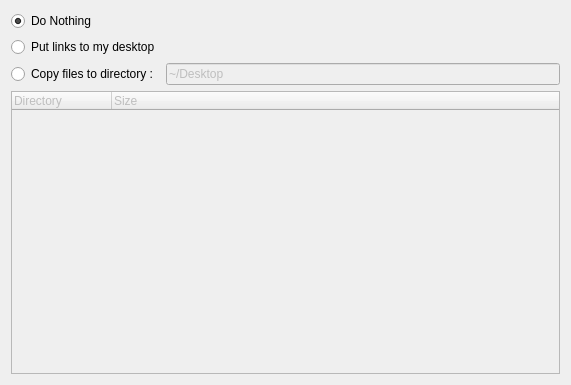
<?xml version="1.0" encoding="UTF-8"?>
<ui version="4.0">
 <class>userFilesWidget</class>
 <widget class="QWidget" name="userFilesWidget">
  <property name="geometry">
   <rect>
    <x>0</x>
    <y>0</y>
    <width>571</width>
    <height>385</height>
   </rect>
  </property>
  <property name="windowTitle">
   <string>Form</string>
  </property>
  <layout class="QVBoxLayout" name="verticalLayout">
   <item>
    <layout class="QGridLayout" name="gridLayout">
     <item row="0" column="0">
      <widget class="QRadioButton" name="nothing">
       <property name="toolTip">
        <string extracomment="Does not use your old files. &lt;br&gt;You can still access them from their old location."/>
       </property>
       <property name="text">
        <string>Do Nothing</string>
       </property>
       <property name="checked">
        <bool>true</bool>
       </property>
      </widget>
     </item>
     <item row="1" column="0">
      <widget class="QRadioButton" name="link">
       <property name="enabled">
        <bool>true</bool>
       </property>
       <property name="toolTip">
        <string extracomment="Does not copy your files. Instead, it puts shortcuts of your existing folders to your desktop for easy access.&lt;br&gt; By this way, you can save disk space."/>
       </property>
       <property name="text">
        <string>Put links to my desktop</string>
       </property>
      </widget>
     </item>
     <item row="2" column="0">
      <widget class="QRadioButton" name="copy">
       <property name="enabled">
        <bool>true</bool>
       </property>
       <property name="toolTip">
        <string extracomment="Copies selected files to another directory of Pardus."/>
       </property>
       <property name="text">
        <string>Copy files to directory :</string>
       </property>
      </widget>
     </item>
     <item row="2" column="1">
      <widget class="QLineEdit" name="destination">
       <property name="enabled">
        <bool>false</bool>
       </property>
       <property name="text">
        <string>~/Desktop</string>
       </property>
      </widget>
     </item>
     <item row="3" column="0" colspan="2">
      <widget class="QTreeWidget" name="dirview">
       <property name="enabled">
        <bool>false</bool>
       </property>
       <column>
        <property name="text">
         <string>Directory</string>
        </property>
       </column>
       <column>
        <property name="text">
         <string>Size</string>
        </property>
       </column>
      </widget>
     </item>
    </layout>
   </item>
  </layout>
 </widget>
 <resources/>
 <connections/>
</ui>
